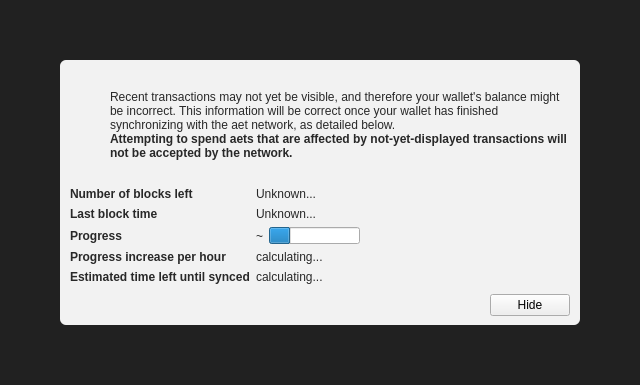
<?xml version="1.0" encoding="UTF-8"?>
<ui version="4.0">
 <class>ModalOverlay</class>
 <widget class="ModalOverlay" name="ModalOverlay">
  <property name="geometry">
   <rect>
    <x>0</x>
    <y>0</y>
    <width>640</width>
    <height>385</height>
   </rect>
  </property>
  <property name="windowTitle">
   <string>Form</string>
  </property>
  <layout class="QVBoxLayout" name="verticalLayout" stretch="0">
   <property name="sizeConstraint">
    <enum>QLayout::SetDefaultConstraint</enum>
   </property>
   <property name="leftMargin">
    <number>0</number>
   </property>
   <property name="topMargin">
    <number>0</number>
   </property>
   <property name="rightMargin">
    <number>0</number>
   </property>
   <property name="bottomMargin">
    <number>0</number>
   </property>
   <item>
    <widget class="QWidget" name="bgWidget" native="true">
     <property name="styleSheet">
      <string notr="true">#bgWidget { background: rgba(0,0,0,220); }</string>
     </property>
     <layout class="QVBoxLayout" name="verticalLayoutMain" stretch="1">
      <property name="leftMargin">
       <number>60</number>
      </property>
      <property name="topMargin">
       <number>60</number>
      </property>
      <property name="rightMargin">
       <number>60</number>
      </property>
      <property name="bottomMargin">
       <number>60</number>
      </property>
      <item>
       <widget class="QWidget" name="contentWidget" native="true">
        <property name="styleSheet">
         <string notr="true">#contentWidget { background: rgba(255,255,255,240); border-radius: 6px; }

QLabel { color: rgb(40,40,40);  }</string>
        </property>
        <layout class="QVBoxLayout" name="verticalLayoutSub" stretch="1,0,0,0">
         <property name="spacing">
          <number>0</number>
         </property>
         <property name="leftMargin">
          <number>10</number>
         </property>
         <property name="topMargin">
          <number>10</number>
         </property>
         <property name="rightMargin">
          <number>10</number>
         </property>
         <property name="bottomMargin">
          <number>10</number>
         </property>
         <item>
          <layout class="QHBoxLayout" name="horizontalLayoutIconText" stretch="0,1">
           <property name="topMargin">
            <number>20</number>
           </property>
           <item>
            <layout class="QVBoxLayout" name="verticalLayoutIcon">
             <property name="leftMargin">
              <number>0</number>
             </property>
             <item>
              <widget class="QPushButton" name="warningIcon">
               <property name="enabled">
                <bool>false</bool>
               </property>
               <property name="text">
                <string/>
               </property>
               <property name="icon">
                <iconset>
                 <normaloff>:/icons/warning</normaloff>
                 <disabledoff>:/icons/warning</disabledoff>:/icons/warning</iconset>
               </property>
               <property name="iconSize">
                <size>
                 <width>48</width>
                 <height>48</height>
                </size>
               </property>
               <property name="flat">
                <bool>true</bool>
               </property>
              </widget>
             </item>
             <item>
              <spacer name="verticalSpacerWarningIcon">
               <property name="orientation">
                <enum>Qt::Vertical</enum>
               </property>
               <property name="sizeHint" stdset="0">
                <size>
                 <width>20</width>
                 <height>40</height>
                </size>
               </property>
              </spacer>
             </item>
            </layout>
           </item>
           <item>
            <layout class="QVBoxLayout" name="verticalLayoutInfoText">
             <property name="leftMargin">
              <number>0</number>
             </property>
             <property name="topMargin">
              <number>0</number>
             </property>
             <item>
              <widget class="QLabel" name="infoText">
               <property name="text">
                <string>Recent transactions may not yet be visible, and therefore your wallet's balance might be incorrect. This information will be correct once your wallet has finished synchronizing with the aet network, as detailed below.</string>
               </property>
               <property name="textFormat">
                <enum>Qt::RichText</enum>
               </property>
               <property name="wordWrap">
                <bool>true</bool>
               </property>
              </widget>
             </item>
             <item>
              <widget class="QLabel" name="infoTextStrong">
               <property name="font">
                <font>
                 <weight>75</weight>
                 <bold>true</bold>
                </font>
               </property>
               <property name="text">
                <string>Attempting to spend aets that are affected by not-yet-displayed transactions will not be accepted by the network.</string>
               </property>
               <property name="textFormat">
                <enum>Qt::RichText</enum>
               </property>
               <property name="wordWrap">
                <bool>true</bool>
               </property>
              </widget>
             </item>
             <item>
              <spacer name="verticalSpacerInTextSpace">
               <property name="orientation">
                <enum>Qt::Vertical</enum>
               </property>
               <property name="sizeHint" stdset="0">
                <size>
                 <width>20</width>
                 <height>40</height>
                </size>
               </property>
              </spacer>
             </item>
            </layout>
           </item>
          </layout>
         </item>
         <item>
          <spacer name="verticalSpacerAfterText">
           <property name="orientation">
            <enum>Qt::Vertical</enum>
           </property>
           <property name="sizeHint" stdset="0">
            <size>
             <width>20</width>
             <height>40</height>
            </size>
           </property>
          </spacer>
         </item>
         <item>
          <layout class="QFormLayout" name="formLayout">
           <property name="fieldGrowthPolicy">
            <enum>QFormLayout::FieldsStayAtSizeHint</enum>
           </property>
           <property name="horizontalSpacing">
            <number>6</number>
           </property>
           <property name="verticalSpacing">
            <number>6</number>
           </property>
           <property name="topMargin">
            <number>10</number>
           </property>
           <item row="0" column="0">
            <widget class="QLabel" name="labelNumberOfBlocksLeft">
             <property name="font">
              <font>
               <weight>75</weight>
               <bold>true</bold>
              </font>
             </property>
             <property name="text">
              <string>Number of blocks left</string>
             </property>
            </widget>
           </item>
           <item row="0" column="1">
            <widget class="QLabel" name="numberOfBlocksLeft">
             <property name="text">
              <string>Unknown...</string>
             </property>
            </widget>
           </item>
           <item row="1" column="0">
            <widget class="QLabel" name="labelLastBlockTime">
             <property name="font">
              <font>
               <weight>75</weight>
               <bold>true</bold>
              </font>
             </property>
             <property name="text">
              <string>Last block time</string>
             </property>
            </widget>
           </item>
           <item row="1" column="1">
            <widget class="QLabel" name="newestBlockDate">
             <property name="sizePolicy">
              <sizepolicy hsizetype="Maximum" vsizetype="Preferred">
               <horstretch>0</horstretch>
               <verstretch>0</verstretch>
              </sizepolicy>
             </property>
             <property name="text">
              <string>Unknown...</string>
             </property>
            </widget>
           </item>
           <item row="2" column="0">
            <widget class="QLabel" name="labelSyncDone">
             <property name="font">
              <font>
               <weight>75</weight>
               <bold>true</bold>
              </font>
             </property>
             <property name="text">
              <string>Progress</string>
             </property>
            </widget>
           </item>
           <item row="2" column="1">
            <layout class="QHBoxLayout" name="horizontalLayoutSync" stretch="0,1">
             <item>
              <widget class="QLabel" name="percentageProgress">
               <property name="text">
                <string notr="true">~</string>
               </property>
              </widget>
             </item>
             <item>
              <widget class="QProgressBar" name="progressBar">
               <property name="value">
                <number>24</number>
               </property>
               <property name="format">
                <string/>
               </property>
              </widget>
             </item>
            </layout>
           </item>
           <item row="4" column="0">
            <widget class="QLabel" name="labelProgressIncrease">
             <property name="font">
              <font>
               <weight>75</weight>
               <bold>true</bold>
              </font>
             </property>
             <property name="text">
              <string>Progress increase per hour</string>
             </property>
            </widget>
           </item>
           <item row="4" column="1">
            <widget class="QLabel" name="progressIncreasePerH">
             <property name="text">
              <string>calculating...</string>
             </property>
            </widget>
           </item>
           <item row="5" column="0">
            <widget class="QLabel" name="labelEstimatedTimeLeft">
             <property name="font">
              <font>
               <weight>75</weight>
               <bold>true</bold>
              </font>
             </property>
             <property name="text">
              <string>Estimated time left until synced</string>
             </property>
            </widget>
           </item>
           <item row="5" column="1">
            <widget class="QLabel" name="expectedTimeLeft">
             <property name="text">
              <string>calculating...</string>
             </property>
            </widget>
           </item>
          </layout>
         </item>
         <item>
          <layout class="QHBoxLayout" name="horizontalLayoutButtons">
           <property name="leftMargin">
            <number>10</number>
           </property>
           <property name="topMargin">
            <number>10</number>
           </property>
           <item>
            <spacer name="horizontalSpacer">
             <property name="orientation">
              <enum>Qt::Horizontal</enum>
             </property>
             <property name="sizeHint" stdset="0">
              <size>
               <width>40</width>
               <height>20</height>
              </size>
             </property>
            </spacer>
           </item>
           <item>
            <widget class="QPushButton" name="closeButton">
             <property name="text">
              <string>Hide</string>
             </property>
            </widget>
           </item>
          </layout>
         </item>
        </layout>
       </widget>
      </item>
     </layout>
    </widget>
   </item>
  </layout>
 </widget>
 <customwidgets>
  <customwidget>
   <class>ModalOverlay</class>
   <extends>QWidget</extends>
   <header>modaloverlay.h</header>
   <container>1</container>
  </customwidget>
 </customwidgets>
 <resources/>
 <connections/>
</ui>
